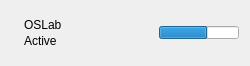
<?xml version="1.0" encoding="UTF-8"?>
<ui version="4.0">
 <class>WirelessNetworkWidget</class>
 <widget class="QWidget" name="WirelessNetworkWidget">
  <property name="geometry">
   <rect>
    <x>0</x>
    <y>0</y>
    <width>250</width>
    <height>66</height>
   </rect>
  </property>
  <property name="windowTitle">
   <string>Form</string>
  </property>
  <property name="autoFillBackground">
   <bool>true</bool>
  </property>
  <property name="styleSheet">
   <string notr="true"/>
  </property>
  <layout class="QHBoxLayout" name="horizontalLayout_2">
   <item>
    <widget class="QLabel" name="label_3">
     <property name="sizePolicy">
      <sizepolicy hsizetype="Maximum" vsizetype="Maximum">
       <horstretch>0</horstretch>
       <verstretch>0</verstretch>
      </sizepolicy>
     </property>
     <property name="text">
      <string/>
     </property>
     <property name="pixmap">
      <pixmap resource="../qconnman.qrc">:/images/network-wireless.png</pixmap>
     </property>
    </widget>
   </item>
   <item>
    <layout class="QVBoxLayout" name="verticalLayout">
     <property name="spacing">
      <number>2</number>
     </property>
     <item>
      <widget class="QLabel" name="label">
       <property name="sizePolicy">
        <sizepolicy hsizetype="MinimumExpanding" vsizetype="Preferred">
         <horstretch>0</horstretch>
         <verstretch>0</verstretch>
        </sizepolicy>
       </property>
       <property name="text">
        <string>OSLab</string>
       </property>
       <property name="alignment">
        <set>Qt::AlignBottom|Qt::AlignLeading|Qt::AlignLeft</set>
       </property>
      </widget>
     </item>
     <item>
      <widget class="QLabel" name="label_2">
       <property name="font">
        <font>
         <pointsize>9</pointsize>
        </font>
       </property>
       <property name="text">
        <string>Active</string>
       </property>
       <property name="alignment">
        <set>Qt::AlignLeading|Qt::AlignLeft|Qt::AlignTop</set>
       </property>
      </widget>
     </item>
    </layout>
   </item>
   <item>
    <spacer name="horizontalSpacer">
     <property name="orientation">
      <enum>Qt::Horizontal</enum>
     </property>
     <property name="sizeType">
      <enum>QSizePolicy::Fixed</enum>
     </property>
     <property name="sizeHint" stdset="0">
      <size>
       <width>10</width>
       <height>20</height>
      </size>
     </property>
    </spacer>
   </item>
   <item>
    <layout class="QHBoxLayout" name="horizontalLayout">
     <property name="sizeConstraint">
      <enum>QLayout::SetMaximumSize</enum>
     </property>
     <item>
      <widget class="QLabel" name="label_4">
       <property name="minimumSize">
        <size>
         <width>22</width>
         <height>22</height>
        </size>
       </property>
       <property name="maximumSize">
        <size>
         <width>22</width>
         <height>22</height>
        </size>
       </property>
       <property name="text">
        <string/>
       </property>
       <property name="pixmap">
        <pixmap resource="../qconnman.qrc">:/images/security-high.png</pixmap>
       </property>
       <property name="scaledContents">
        <bool>true</bool>
       </property>
      </widget>
     </item>
     <item>
      <widget class="QProgressBar" name="strength">
       <property name="sizePolicy">
        <sizepolicy hsizetype="Maximum" vsizetype="Maximum">
         <horstretch>0</horstretch>
         <verstretch>0</verstretch>
        </sizepolicy>
       </property>
       <property name="minimumSize">
        <size>
         <width>0</width>
         <height>13</height>
        </size>
       </property>
       <property name="maximumSize">
        <size>
         <width>80</width>
         <height>13</height>
        </size>
       </property>
       <property name="value">
        <number>60</number>
       </property>
       <property name="textVisible">
        <bool>false</bool>
       </property>
       <property name="orientation">
        <enum>Qt::Horizontal</enum>
       </property>
      </widget>
     </item>
    </layout>
   </item>
  </layout>
 </widget>
 <resources>
  <include location="../qconnman.qrc"/>
 </resources>
 <connections/>
</ui>
